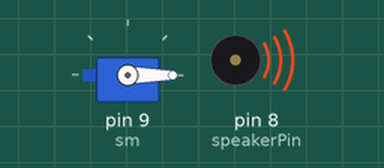
A sketch run on a simulated Arduino Uno, built with avr-gcc and run on an emulated ATmega328P. On the bench: servo, buzzer (waves = sounding).

Above: at 0.05 s.
At 2.25 s:
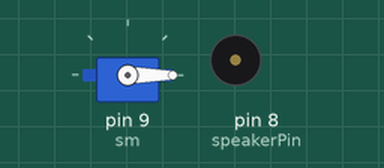
At 4.1 s:
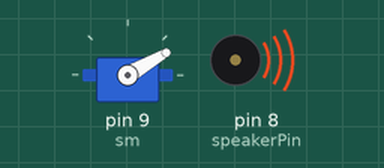
At 8.0 s:
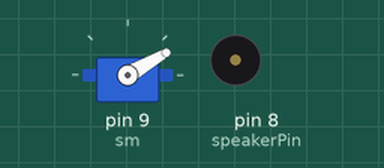
Timing chart, 0 to 9.2 s (numbered marks = the images above):
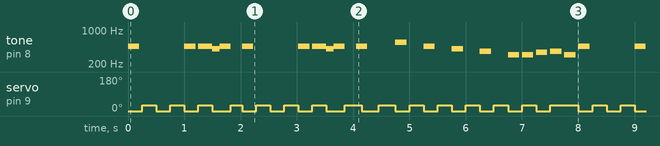

The sketch:

sax_guy.ino
```cpp
#include <Servo.h>

int speakerPin = 8;
int pos = 0;
Servo sm;
long time = millis() ;


void setup() {
 pinMode(speakerPin, OUTPUT);
 sm.attach(9);
}

void loop() {
tone(speakerPin, 466, 200);
sm.write(0);
delay(250);
sm.write(30);
delay(250);
sm.write(0);
delay(250);
sm.write(30);
delay(250);

tone(speakerPin, 466, 200);
sm.write(0);
delay(250);

tone(speakerPin, 466, 200);
sm.write(30);
delay(125);

tone(speakerPin, 466, 200);
delay(125);

tone(speakerPin, 415, 200);
sm.write(0);
delay(125);

tone(speakerPin, 466, 200);
delay(200);
sm.write(30);
delay(200);

tone(speakerPin, 466, 200);
sm.write(0);
delay(250);
sm.write(30);
delay(250);
sm.write(0);
delay(250);
sm.write(30);
delay(250);

tone(speakerPin, 466, 200);
sm.write(0);
delay(250);
tone(speakerPin, 466, 200);
sm.write(30);
delay(125);
tone(speakerPin, 466, 200);
delay(125);

tone(speakerPin, 415, 200);
sm.write(0);
delay(125);

tone(speakerPin, 466, 200);
delay(200);
sm.write(30);
delay(200);

tone(speakerPin, 466, 200);
delay(100);
sm.write(0);
delay(300);
sm.write(30);
delay(300);


tone(speakerPin, 554, 200);
sm.write(0);
delay(250);
sm.write(30);
delay(250);

tone(speakerPin, 466, 200);
sm.write(0);
delay(250);
sm.write(30);
delay(250);

tone(speakerPin, 415, 200);
sm.write(0);
delay(250);
sm.write(30);
delay(250);

tone(speakerPin, 370, 200);
sm.write(0);
delay(250);
sm.write(30);
delay(250);

tone(speakerPin, 311, 200);
sm.write(0);
delay(250);

tone(speakerPin, 311, 200);
sm.write(30);
delay(250);

tone(speakerPin, 350, 200);
sm.write(0);
delay(250);


tone(speakerPin, 370, 200);
sm.write(30);
delay(250);

tone(speakerPin, 311, 200);
delay(250);

}
```

Measured:
- by itself, servo on pin 9 (sm): moves between 0° and 30°, repeating every 8.0 s
- by itself, tone on pin 8 (speakerPin): plays 466 Hz for 0.20 s, 466 Hz for 0.20 s, 466 Hz for 0.25 s, 415 Hz for 0.13 s, 466 Hz for 0.20 s, 466 Hz for 0.20 s … (325 notes in this stretch)
